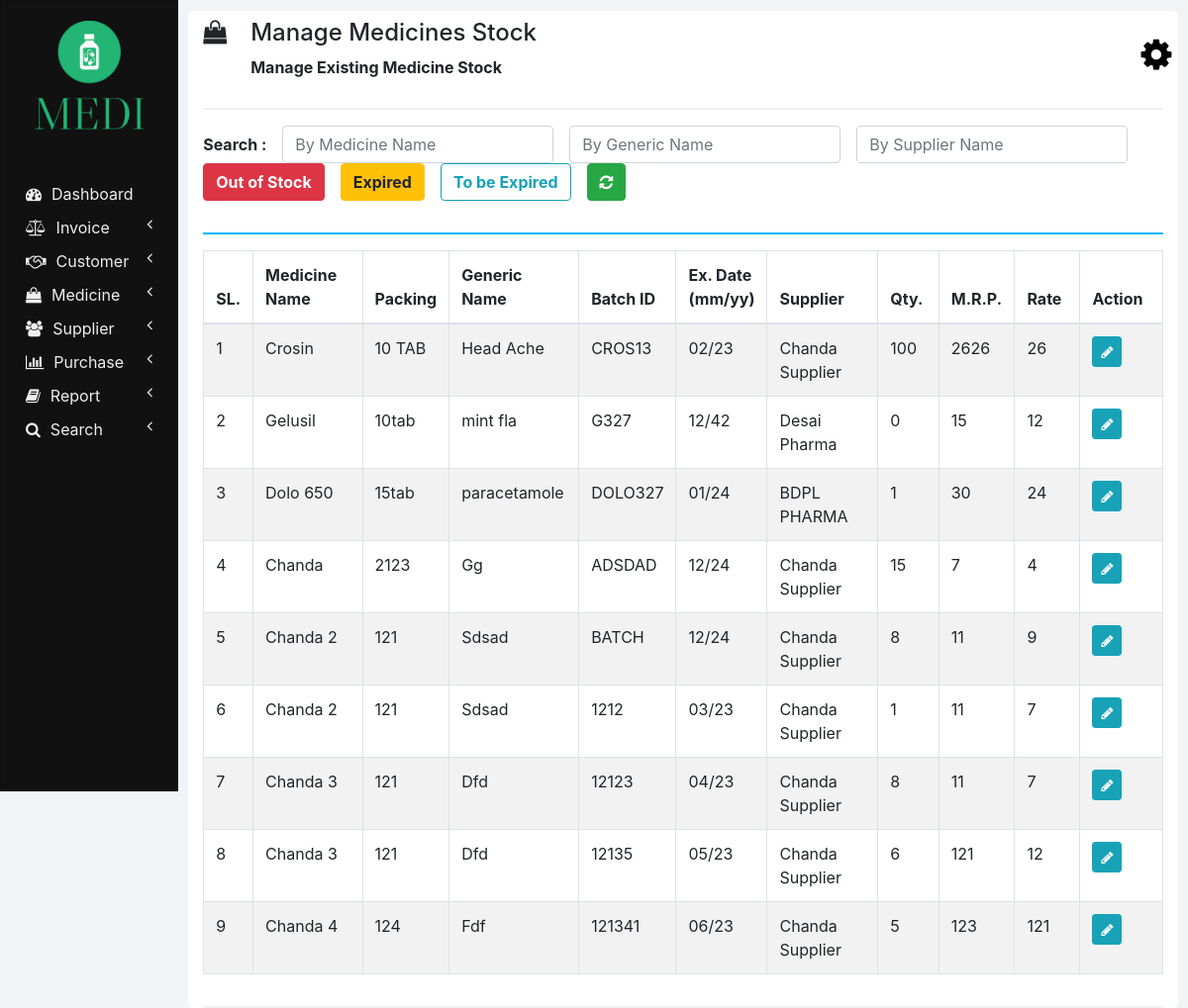
Page /manage_medicine_stock.php on the committed database.
### tables this page shows
CREATE TABLE `medicines` (
  `ID` int(11) NOT NULL,
  `NAME` varchar(100) NOT NULL,
  `PACKING` varchar(20) NOT NULL,
  `GENERIC_NAME` varchar(100) NOT NULL,
  `SUPPLIER_NAME` varchar(100) NOT NULL
);

CREATE TABLE `medicines_stock` (
  `ID` int(11) NOT NULL,
  `NAME` varchar(100) NOT NULL,
  `BATCH_ID` varchar(20) NOT NULL,
  `EXPIRY_DATE` varchar(10) NOT NULL,
  `QUANTITY` int(11) NOT NULL,
  `MRP` double NOT NULL,
  `RATE` double NOT NULL
);

### php/manage_medicine_stock.php (the view, shortened to what this page needs)
<?php
  function showMedicinesStock($id) {
    require "db_connection.php";
    if($con) {
      $seq_no = 0;
      $query = "SELECT * FROM medicines INNER JOIN medicines_stock ON medicines.NAME = medicines_stock.NAME";
      $result = mysqli_query($con, $query);
      while($row = mysqli_fetch_array($result)) {
        $seq_no++;
        if($row['BATCH_ID'] == $id)
          showEditOptionsRow($seq_no, $row);
        else
          showMedicineStockRow($seq_no, $row);
      }
    }
  }
  function showMedicineStockRow($seq_no, $row) {
    ?>
    <tr>
      <td><?php echo $seq_no; ?></td>
      <td><?php echo $row['NAME']; ?></td>
      <td><?php echo $row['PACKING']; ?></td>
      <td><?php echo $row['GENERIC_NAME']; ?></td>
      <td><?php echo $row['BATCH_ID']; ?></td>
      <td><?php echo $row['EXPIRY_DATE']; ?></td>
      <td><?php echo $row['SUPPLIER_NAME']; ?></td>
      <td><?php echo $row['QUANTITY']; ?></td>
      <td><?php echo $row['MRP']; ?></td>
      <td><?php echo $row['RATE']; ?></td>
      <td>
        <button href="" class="btn btn-info btn-sm" onclick="editMedicineStock('<?php echo $row['BATCH_ID']; ?>');">
          <i class="fa fa-pencil"></i>
        </button>
      </td>
    </tr>
    <?php
  }
  ?>

### css/sidenav.css (style rules this page uses)
body { background-color: #f1f3f6; }
.sidenav { width: 15%; height: 100vh; background-color: #222222; position: fixed; z-index: 1; flex: 1 0 auto; }
.card { width: 100%; height: 100%; top: 0; border-radius: 0; background-color: #111111; }
.logo .profile { margin-left: 50%; transform: translate(-50%); height: 110px; width: auto; }
.main-menu-item { padding: 5px 5px; cursor: pointer; }
.main-menu-item > a { color: #eeeeee; text-decoration: none; font-size: 16px; }
.main-menu-item > a > span { margin-left: 10px; }

### css/home.css (style rules this page uses)
html, body { height: 100vh; }

### rows in the picture
medicines: seq_no "1", medicines_stock.NAME "Crosin", PACKING "10 TAB", GENERIC_NAME "Head Ache", medicines_stock.BATCH_ID "CROS13", medicines_stock.EXPIRY_DATE "02/23", SUPPLIER_NAME "Chanda Supplier", medicines_stock.QUANTITY "100", medicines_stock.MRP "2626", medicines_stock.RATE "26"
medicines: seq_no "2", medicines_stock.NAME "Gelusil", PACKING "10tab", GENERIC_NAME "mint fla", medicines_stock.BATCH_ID "G327", medicines_stock.EXPIRY_DATE "12/42", SUPPLIER_NAME "Desai Pharma", medicines_stock.QUANTITY "0", medicines_stock.MRP "15", medicines_stock.RATE "12"
medicines: seq_no "3", medicines_stock.NAME "Dolo 650", PACKING "15tab", GENERIC_NAME "paracetamole", medicines_stock.BATCH_ID "DOLO327", medicines_stock.EXPIRY_DATE "01/24", SUPPLIER_NAME "BDPL PHARMA", medicines_stock.QUANTITY "1", medicines_stock.MRP "30", medicines_stock.RATE "24"
medicines: seq_no "4", medicines_stock.NAME "Chanda", PACKING "2123", GENERIC_NAME "Gg", medicines_stock.BATCH_ID "ADSDAD", medicines_stock.EXPIRY_DATE "12/24", SUPPLIER_NAME "Chanda Supplier", medicines_stock.QUANTITY "15", medicines_stock.MRP "7", medicines_stock.RATE "4"
medicines: seq_no "5", medicines_stock.NAME "Chanda 2", PACKING "121", GENERIC_NAME "Sdsad", medicines_stock.BATCH_ID "BATCH", medicines_stock.EXPIRY_DATE "12/24", SUPPLIER_NAME "Chanda Supplier", medicines_stock.QUANTITY "8", medicines_stock.MRP "11", medicines_stock.RATE "9", seq_no "6", medicines_stock.BATCH_ID "1212", medicines_stock.EXPIRY_DATE "03/23", medicines_stock.QUANTITY "1", medicines_stock.RATE "7"
medicines: seq_no "7", medicines_stock.NAME "Chanda 3", PACKING "121", GENERIC_NAME "Dfd", medicines_stock.BATCH_ID "12123", medicines_stock.EXPIRY_DATE "04/23", SUPPLIER_NAME "Chanda Supplier", medicines_stock.QUANTITY "8", medicines_stock.MRP "11", medicines_stock.RATE "7", seq_no "8", medicines_stock.BATCH_ID "12135", medicines_stock.EXPIRY_DATE "05/23", medicines_stock.QUANTITY "6", medicines_stock.MRP "121", medicines_stock.RATE "12"
medicines: seq_no "9", medicines_stock.NAME "Chanda 4", PACKING "124", GENERIC_NAME "Fdf", medicines_stock.BATCH_ID "121341", medicines_stock.EXPIRY_DATE "06/23", SUPPLIER_NAME "Chanda Supplier", medicines_stock.QUANTITY "5", medicines_stock.MRP "123", medicines_stock.RATE "121"

### other values in the picture
$heading "Manage Medicines Stock"
$sub_heading "Manage Existing Medicine Stock"
